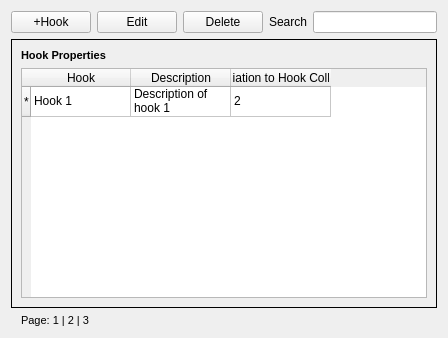
<?xml version="1.0" encoding="UTF-8"?>
<ui version="4.0">
 <class>HookView</class>
 <widget class="QWidget" name="HookView">
  <property name="geometry">
   <rect>
    <x>0</x>
    <y>0</y>
    <width>448</width>
    <height>338</height>
   </rect>
  </property>
  <property name="windowTitle">
   <string>Form</string>
  </property>
  <layout class="QGridLayout" name="gridLayout_3">
   <item row="2" column="0">
    <widget class="QLabel" name="label_3">
     <property name="font">
      <font>
       <pointsize>8</pointsize>
       <weight>50</weight>
       <italic>false</italic>
       <bold>false</bold>
       <underline>false</underline>
       <strikeout>false</strikeout>
      </font>
     </property>
     <property name="text">
      <string>Page: 1 | 2 | 3</string>
     </property>
     <property name="margin">
      <number>0</number>
     </property>
     <property name="indent">
      <number>10</number>
     </property>
    </widget>
   </item>
   <item row="0" column="1">
    <widget class="QLineEdit" name="searchEdit"/>
   </item>
   <item row="0" column="0">
    <layout class="QGridLayout" name="gridLayout_2">
     <item row="0" column="1">
      <widget class="QPushButton" name="editHookButton">
       <property name="text">
        <string>Edit</string>
       </property>
      </widget>
     </item>
     <item row="0" column="2">
      <widget class="QPushButton" name="deleteHookButton">
       <property name="text">
        <string>Delete</string>
       </property>
      </widget>
     </item>
     <item row="0" column="0">
      <widget class="QPushButton" name="createHookButton">
       <property name="text">
        <string>+Hook</string>
       </property>
      </widget>
     </item>
     <item row="0" column="3">
      <widget class="QLabel" name="searchLabel">
       <property name="text">
        <string>Search</string>
       </property>
      </widget>
     </item>
    </layout>
   </item>
   <item row="1" column="0" colspan="2">
    <widget class="QFrame" name="hookPropertiesFrame">
     <property name="frameShape">
      <enum>QFrame::Panel</enum>
     </property>
     <property name="frameShadow">
      <enum>QFrame::Plain</enum>
     </property>
     <property name="lineWidth">
      <number>1</number>
     </property>
     <layout class="QGridLayout" name="gridLayout_5">
      <item row="0" column="0">
       <layout class="QGridLayout" name="gridLayout_4">
        <item row="0" column="0">
         <widget class="QLabel" name="label_2">
          <property name="font">
           <font>
            <pointsize>8</pointsize>
            <weight>75</weight>
            <bold>true</bold>
           </font>
          </property>
          <property name="text">
           <string>Hook Properties</string>
          </property>
         </widget>
        </item>
       </layout>
      </item>
      <item row="1" column="0">
       <widget class="QTableWidget" name="hookPropertiesTable">
        <row>
         <property name="text">
          <string>*</string>
         </property>
        </row>
        <column>
         <property name="text">
          <string>Hook</string>
         </property>
        </column>
        <column>
         <property name="text">
          <string>Description</string>
         </property>
        </column>
        <column>
         <property name="text">
          <string>Association to Hook Collection</string>
         </property>
        </column>
        <item row="0" column="0">
         <property name="text">
          <string>Hook 1</string>
         </property>
        </item>
        <item row="0" column="1">
         <property name="text">
          <string>Description of hook 1</string>
         </property>
        </item>
        <item row="0" column="2">
         <property name="text">
          <string>2</string>
         </property>
        </item>
       </widget>
      </item>
     </layout>
    </widget>
   </item>
  </layout>
 </widget>
 <resources/>
 <connections/>
</ui>
